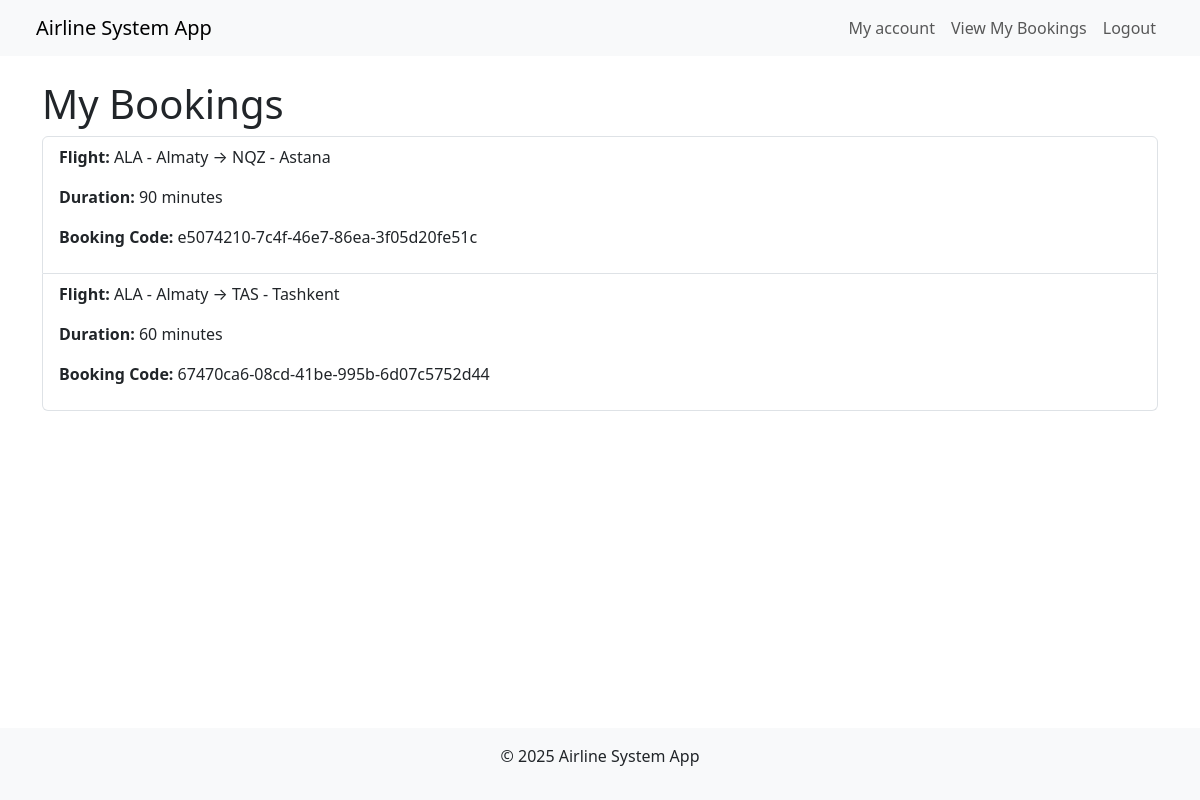
/bookings/ (signed in), run on an earlier commit of the app's database.
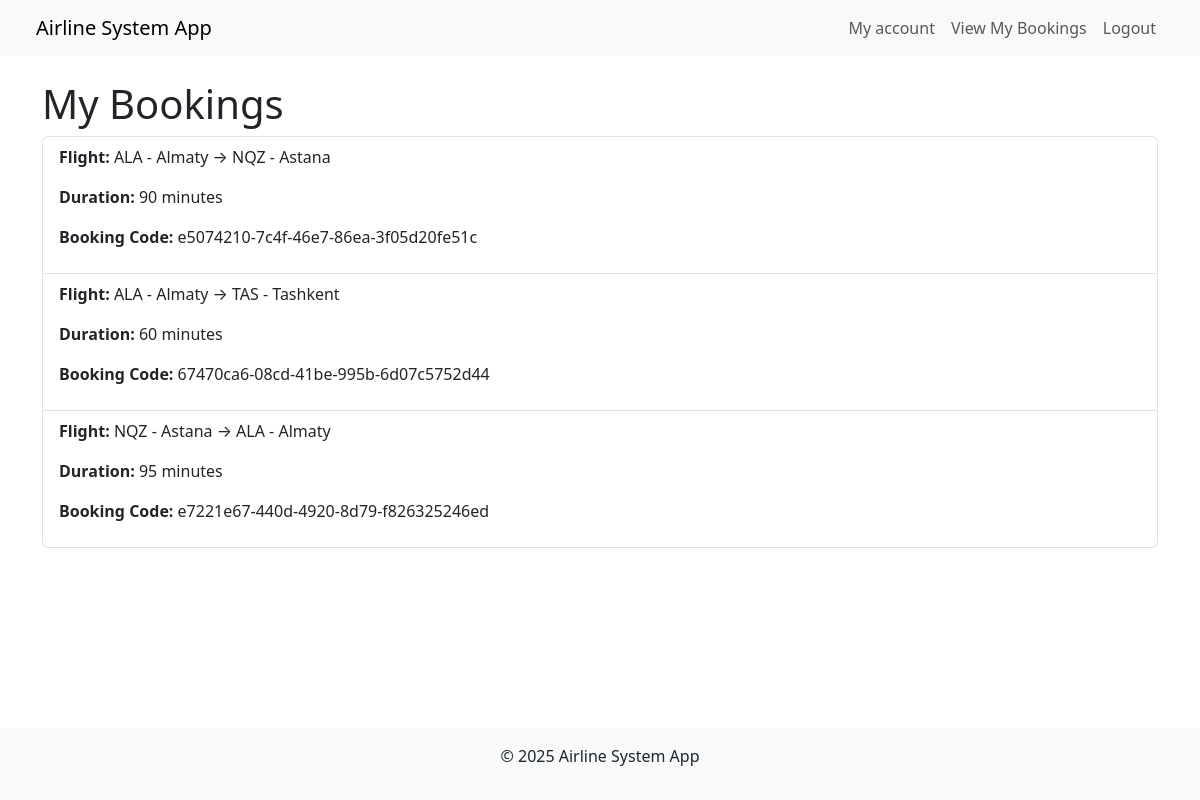
And on a later commit of the database.
### flights/models.py (models this page shows, shortened)
class Booking(models.Model):
    passenger = models.ForeignKey(Passenger, on_delete=models.CASCADE)
    flight = models.ForeignKey(Flight, on_delete=models.CASCADE)
    booking_code = models.UUIDField(default=uuid.uuid4, unique=True, editable=False)

class Flight(models.Model):
    origin = models.ForeignKey(Airport, on_delete=models.CASCADE, related_name="departures")
    destination = models.ForeignKey(Airport, on_delete=models.CASCADE, related_name="arrivals")
    duration = models.PositiveIntegerField()
    capacity = models.PositiveIntegerField()

class Airport(models.Model):
    code = models.CharField(max_length=3, unique=True)
    city = models.CharField(max_length=100)
    def __str__(self):
        return f"{self.code} - {self.city}"

### flights/views.py (the view, shortened to what this page needs)
# urls.py: path('bookings/', views.booking_detail, name='booking_detail'),
def booking_detail(request):
    if request.user.is_authenticated:
        try:
            passenger = models.Passenger.objects.get(user=request.user)
            bookings = models.Booking.objects.filter(passenger=passenger)
        except models.Passenger.DoesNotExist:
            bookings = []
        return render(request, 'flights/booking_detail.html', {'bookings': bookings})

### flights/templates/flights/booking_detail.html (shortened to what this page needs)
{% extends 'base.html' %}
{% block content %}
<h1>My Bookings</h1>
{% if bookings %}
    <ul class="list-group mb-4">
        {% for booking in bookings %}
        <li class="list-group-item">
            <p><strong>Flight:</strong> {{ booking.flight.origin }} → {{ booking.flight.destination }}</p>
            <p><strong>Duration:</strong> {{ booking.flight.duration }} minutes</p>
            <p><strong>Booking Code:</strong> {{ booking.booking_code }}</p>
        </li>
        {% endfor %}
    </ul>
{% else %}
    <div class="alert alert-info">You don’t have any bookings yet.</div>
{% endif %}
{% endblock %}

What changed in the data, as far as the page shows it:
added Booking: flight.origin "NQZ - Astana", flight.destination "ALA - Almaty", flight.duration "95", booking_code "e7221e67-440d-4920-8d79-f826325246ed"
